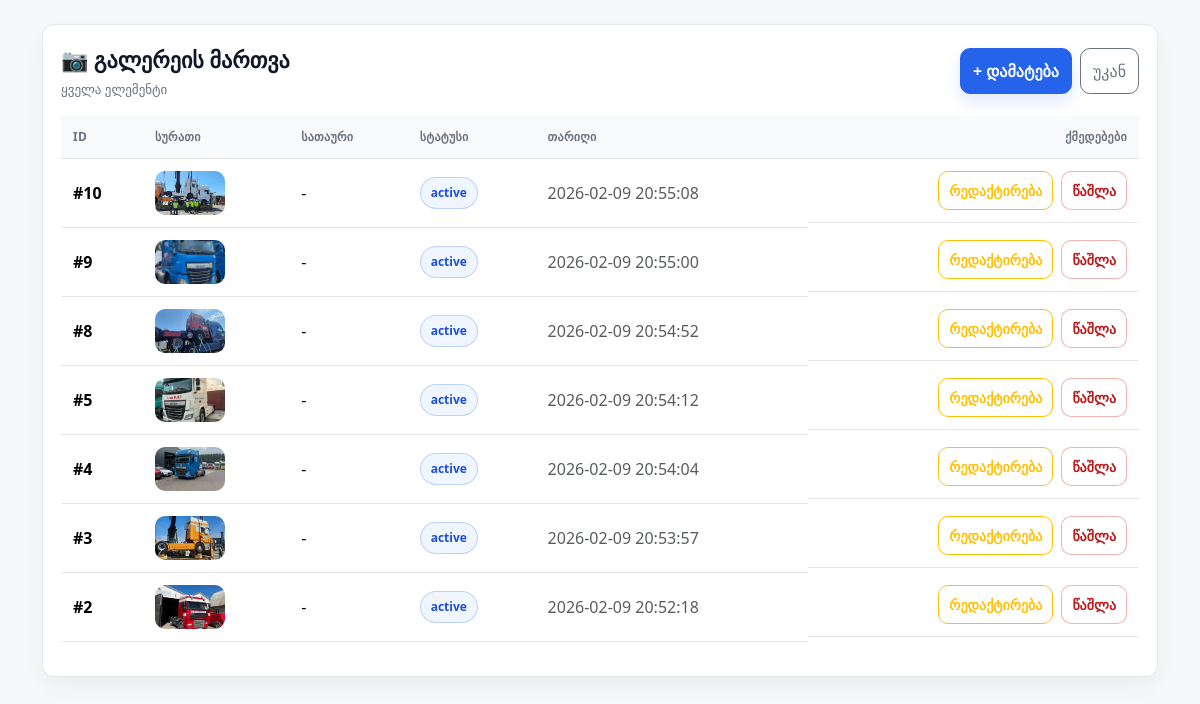
The page /admin/gallery-manage.php (signed in) on the database its author committed.
### tables this page shows
CREATE TABLE IF NOT EXISTS `gallery` (
  `id` int UNSIGNED NOT NULL AUTO_INCREMENT,
  `title` varchar(255) DEFAULT NULL,
  `description` text,
  `image` varchar(255) NOT NULL,
  `status` enum('active','inactive') NOT NULL DEFAULT 'active',
  `created_at` datetime NOT NULL DEFAULT CURRENT_TIMESTAMP,
  `updated_at` datetime NOT NULL DEFAULT CURRENT_TIMESTAMP ON UPDATE CURRENT_TIMESTAMP,
  `title_ka` text,
  `title_en` text,
  `title_ru` text,
  `description_ka` longtext,
  `description_en` longtext,
  `description_ru` longtext,
  PRIMARY KEY (`id`)
);

### public_html/admin/gallery-manage.php (the view, shortened to what this page needs)
<?php
require __DIR__ . "/config/db.php";
$stmt = $pdo->query("SELECT * FROM gallery ORDER BY created_at DESC");
$items = $stmt->fetchAll(PDO::FETCH_ASSOC);
?>
<!doctype html>
<html lang="ka">
<head>
  <link href="https://cdn.jsdelivr.net/npm/bootstrap@5.3.8/dist/css/bootstrap.min.css" rel="stylesheet">
  <link rel="stylesheet" href="../assets/css/admin.css">
</head>
<body>
<div class="container py-4">
  <div class="admin-card">
    <div class="d-flex justify-content-between align-items-center mb-3">
      <div>
        <div class="admin-h2 mb-1">📷 გალერეის მართვა</div>
        <div class="admin-muted">ყველა ელემენტი</div>
      </div>
      <div class="d-flex gap-2">
        <a class="btn btn-primary admin-btn" href="gallery-add.php">+ დამატება</a>
        <a class="btn btn-outline-secondary admin-btn-soft" href="dashboard.php">უკან</a>
      </div>
    </div>
    <div class="table-responsive">
      <table class="table admin-table">
        <thead>
          <tr>
            <th>ID</th>
            <th>სურათი</th>
            <th>სათაური</th>
            <th>სტატუსი</th>
            <th>თარიღი</th>
            <th class="text-end">ქმედებები</th>
          </tr>
        </thead>
        <tbody>
          <?php foreach ($items as $item): ?>
            <?php
            $img = !empty($item["image"])
              ? "../assets/uploads/gallery/" . (int) $item["id"] . "/" . $item["image"]
              : "";
            ?>
            <tr>
              <td class="admin-td-id">#<?= (int) $item["id"] ?></td>
              <td>
                <?php if ($img): ?>
                  <img src="<?= htmlspecialchars($img) ?>" style="width:70px;height:44px;object-fit:cover;border-radius:10px;">
                <?php else: ?>
                  <span class="admin-badge admin-badge--muted">სურათი არ არის</span>
                <?php endif; ?>
              </td>
              <td><?= htmlspecialchars($item["title"] ?? "-") ?></td>
              <td>
                <span class="admin-badge <?= ($item["status"] ?? "active") === "active" ? "admin-badge--ok" : "admin-badge--muted" ?>">
                  <?= htmlspecialchars($item["status"] ?? "active") ?>
                </span>
              </td>
              <td class="text-muted"><?= htmlspecialchars($item["created_at"] ?? "") ?></td>
              <td class="text-end d-flex justify-content-end gap-2">
                <a class="btn btn-sm btn-outline-warning admin-action" href="gallery-edit.php?id=<?= (int) $item["id"] ?>">რედაქტირება</a>
                <a class="btn btn-sm btn-outline-danger admin-action" href="gallery-delete.php?id=<?= (int) $item["id"] ?>" onclick="return confirm('ნამდვილად გინდა წაშლა?');">წაშლა</a>
              </td>
            </tr>
          <?php endforeach; ?>
        </tbody>
      </table>
    </div>
  </div>
</div>
</body>
</html>

### public_html/assets/css/admin.css (style rules this page uses)
:root { --admin-primary: #2563eb; --admin-primary-700: #1d4ed8; --admin-bg: #f6f7f8; --admin-card: #ffffff; --admin-border: #e5e7eb; --admin-text: #111827; --admin-muted: #6b7280; --admin-radius: 12px; --bs-primary: var(--admin-primary); --bs-primary-rgb: 37,99,235; }
body { background: var(--admin-bg); color: var(--admin-text); }
.admin-card { background: var(--admin-card); border: 1px solid var(--admin-border); border-radius: var(--admin-radius); box-shadow: 0 10px 20px rgba(0,0,0,.04); padding: 18px; }
.admin-h2 { font-size: 22px; font-weight: 800; }
.admin-muted { color: var(--admin-muted); font-size: 13px; }
.admin-btn { border-radius: 10px !important; font-weight: 800; padding: 10px 12px; box-shadow: 0 8px 16px rgba(37,99,235,.14); }
.btn-primary { background: var(--admin-primary) !important; border-color: var(--admin-primary) !important; }
.admin-btn-soft { border-radius: 10px !important; padding: 10px 12px; }
.admin-btn { border-radius: 10px !important; font-weight: 800; padding: 10px 12px; }
.admin-badge { display:inline-flex; align-items:center; gap:6px; padding: 6px 10px; border-radius: 999px; font-size: 12px; font-weight: 800; border: 1px solid var(--admin-border); background: #fff; }
.admin-badge--ok { color: var(--admin-primary-700); background: #eff6ff; border-color: rgba(37,99,235,.25); }
.admin-table { border-collapse: separate; border-spacing: 0; }
.admin-table thead th { font-size: 12px; letter-spacing: .3px; text-transform: uppercase; color: #6b7280; background: #f9fafb; border-bottom: 1px solid var(--admin-border) !important; padding: 12px 12px !important; }
.admin-table tbody td { border-top: 0 !important; border-bottom: 1px solid var(--admin-border) !important; padding: 12px 12px !important; vertical-align: middle; }
.admin-td-id { font-weight: 900; color: #111827; white-space: nowrap; }
.admin-action { border-radius: 10px !important; font-weight: 800; padding: 8px 10px; }
.btn-outline-danger { border-color: rgba(220,38,38,.35) !important; color: #b91c1c !important; background: #fff !important; }

### rows shown on the page
gallery: id "10", image+id (picture), title "-", status "active", created_at "2026-02-09 20:55:08"
gallery: id "9", image+id (picture), title "-", status "active", created_at "2026-02-09 20:55:00"
gallery: id "8", image+id (picture), title "-", status "active", created_at "2026-02-09 20:54:52"
gallery: id "5", image+id (picture), title "-", status "active", created_at "2026-02-09 20:54:12"
gallery: id "4", image+id (picture), title "-", status "active", created_at "2026-02-09 20:54:04"
gallery: id "3", image+id (picture), title "-", status "active", created_at "2026-02-09 20:53:57"
gallery: id "2", image+id (picture), title "-", status "active", created_at "2026-02-09 20:52:18"
